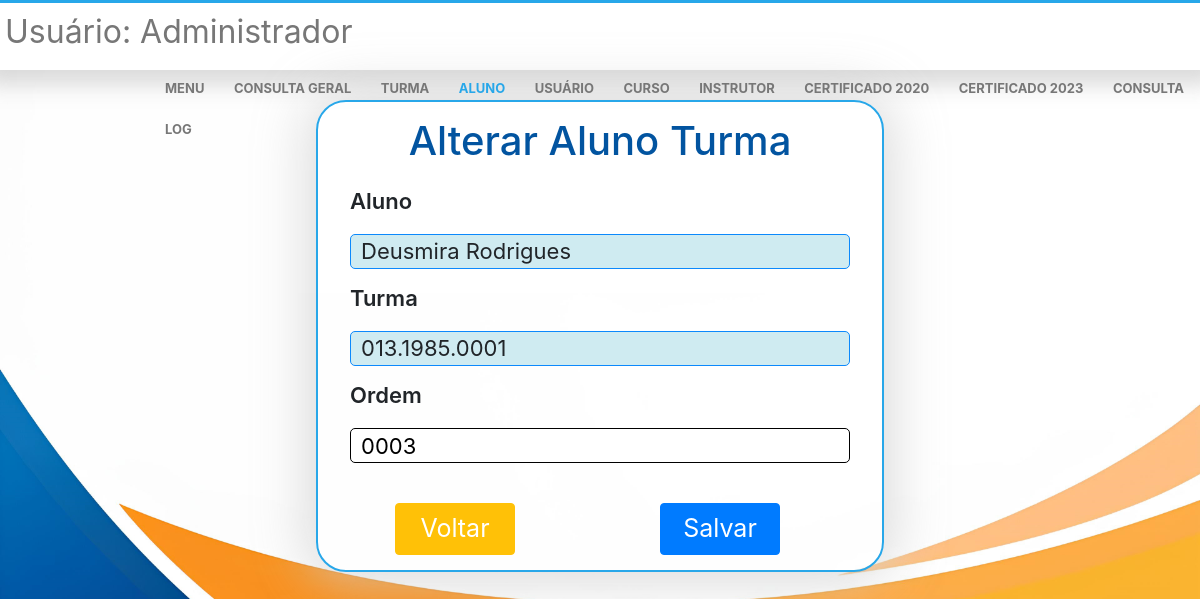
The page /menu/a_tupdate.php?updateid=34 (signed in) on the database its author committed.
### tables this page shows
CREATE TABLE `aluno_turma` (
  `id` int(11) NOT NULL,
  `idaluno` int(11) NOT NULL,
  `idturma` int(11) NOT NULL,
  `ordem` varchar(50) NOT NULL
);

CREATE TABLE `aluno` (
  `id` int(11) NOT NULL,
  `nome` varchar(100) NOT NULL,
  `contato` varchar(50) NOT NULL,
  `email` varchar(100) NOT NULL
);

CREATE TABLE `turma` (
  `id` int(11) NOT NULL,
  `nome` varchar(100) NOT NULL,
  `data_periodo_inicial` date NOT NULL,
  `data_periodo_final` date NOT NULL,
  `idcurso` int(11) NOT NULL,
  `horario` varchar(50) NOT NULL,
  `idinstrutor` int(11) NOT NULL,
  `natureza` varchar(50) NOT NULL,
  `cargahoraria` varchar(10) NOT NULL
);

### menu/a_tupdate.php (the view, shortened to what this page needs)
<?php
include('../connect.php');
$id = $_GET['updateid'];
$sql = "select a_t.id id, a.id idaluno, a.nome aluno, t.id idturma, t.nome turma, a_t.ordem
from aluno a inner join aluno_turma a_t on a.id = a_t.idaluno
             inner join turma t on t.id = a_t.idturma WHERE a_t.id =  " . $id;
$result = mysqli_query($con, $sql);
$row = mysqli_fetch_assoc($result);
$nomealuno = $row['aluno'];
$nometurma = $row['turma'];
$ordem = $row['ordem'];
?>
<!DOCTYPE html>
<html lang="pt-br">
<head>
    <link rel="stylesheet" href="https://stackpath.bootstrapcdn.com/bootstrap/4.1.3/css/bootstrap.min.css"
>
    <link rel="stylesheet" href="dnv.css">
</head>
<body style="background-image: url(../img/fundo.jpg); background-size: cover;">
    <div class="nav">
        <div class="row" id="rowtop">
            <div id="usushow">
                <h2>Usuário:
                    <span>
                        <?php echo $_SESSION['nome']; ?>
                    </span>
                </h2>
            </div>
            <div class="mnu">
                <a id="atop" href="../menu.php" style="text-decoration: none;">MENU</a>
                <a id="atop" href="conselect.php" style="text-decoration: none;">CONSULTA GERAL</a>
                <a id="atop" href="turselect.php" style="text-decoration: none;">TURMA</a>
                <a id="atop" href="aluselect.php" style="text-decoration: none;color: #28a7e9;">ALUNO</a>
                <a id="atop" href="ususelect.php" style="text-decoration: none;">USUÁRIO</a>
                <a id="atop" href="curselect.php" style="text-decoration: none;">CURSO</a>
                <a id="atop" href="insselect.php" style="text-decoration: none;">INSTRUTOR</a>
                <a id="atop" href="certificado2020.php" style="text-decoration: none;">CERTIFICADO 2020</a>
                <a id="atop" href="certificado2023.php" style="text-decoration: none;">CERTIFICADO 2023</a>
                <a id="atop" href="logselect.php" style="text-decoration: none;">CONSULTA LOG</a>
            </div>
        </div>
    </div>
    <center>
        <div class="container">
            <form method="POST">
                <div class="jumbotron" style="width: fit-content;">
                    <h1 style="color: rgb(2, 84, 160); ">Alterar Aluno Turma</h1>
                    <div class="row" style="margin-bottom: 50px;margin-top: 20px;">
                        <div class="col">
                            <p class="pselect">Aluno</p>
                            <label id="inpnoselect"><?php echo $nomealuno ?></label>
                            <br><br>
                            <p class="pselect">Turma</p>
                            <label id="inpnoselect"><?php echo $nometurma ?></label>
                            <br><br>
                            <p class="pselect">Ordem</p>
                            <input id="inpselect" type="text" name="ordem" value="<?php echo $ordem ?>" >
                        </div>
                    </div>
                    <div class="row" style="margin-top: 50px;">
                        <div class="col">
                            <div class="col">
                            <?php
                            echo "<a href='a_tselect.php?a_tid={$row['idaluno']}'
                            <button type='button' class='btn btn-warning' style='width: 120px;font-size: 25px;color: white;margin-top:-10px;'>
                             Voltar
                             </button>
                                </a>" ?>
                            </div>
                        </div>
                        <div class="col">
                            <a href="">
                                <button type="submit" name="submit" class="btn btn-primary"
                                    style="width: 120px;font-size: 25px; color: white;">Salvar</button>
                            </a>
                        </div>
                    </div>
                </div>
            </form>
        </div>
    </center>
</body>
</html>

### menu/dnv.css (style rules this page uses)
.pselect { text-align: left; font-weight: 600; font-size: 22px; }
body { background-repeat: no-repeat; background-size: cover; }
#inpselect { float: left; width: 500px; height: 35px; padding-left: 10px; border-radius: 5px; border: solid 1px; transition: 0.3s ease-in-out; font-size: 22px; }
#inpnoselect { font-size: 22px; float: left; width: 500px; height: 35px; padding-left: 10px; border-radius: 5px; border: solid 1px #0c89fc; transition: 0.3s ease-in-out; text-align: left; background-color: #57b7cc48; }
.jumbotron { box-shadow: 0px 0px 55px 7px #cfcfcfc9; border: solid 2px #28a7e9; border-radius: 30px; background-color: rgba(255, 255, 255, 0.700); margin-top: 30px; padding-top: 15px; padding-bottom: 15px; }
button { background-color: blue; }
#usushow { color: #777777; margin-left: 20px; }
h2 { font-weight: 400; }
.nav { background-color: #fff; box-shadow: 0px 0px 20px 15px #95959557; border-top: #28a7e9 3px solid; height: 70px; padding: 10px; line-height: 40px; }
.mnu { margin-left: 500px; }
a { color: #777777; margin-right: 25px; font-weight: 700; font-size: 13px; }
@media only screen and (max-width: 1660px) { .mnu { margin-left: 50px; } }
@media only screen and (max-width: 1360px) { .mnu { margin-left: 200px; } }
@media only screen and (max-width: 1360px) { #usushow { margin-left: 100px; } }
@media only screen and (max-width: 1222px) { .mnu { margin-left: 170px; } }
@media only screen and (max-width: 1222px) { #usushow { margin-left: 10px; } }
button { margin-top: -10px; }

### rows shown on the page
aluno_turma: idaluno.nome "Deusmira Rodrigues", idturma.nome "013.1985.0001", ordem "0003"

### other values the page prints
$_SESSION['nome'] "Administrador"
